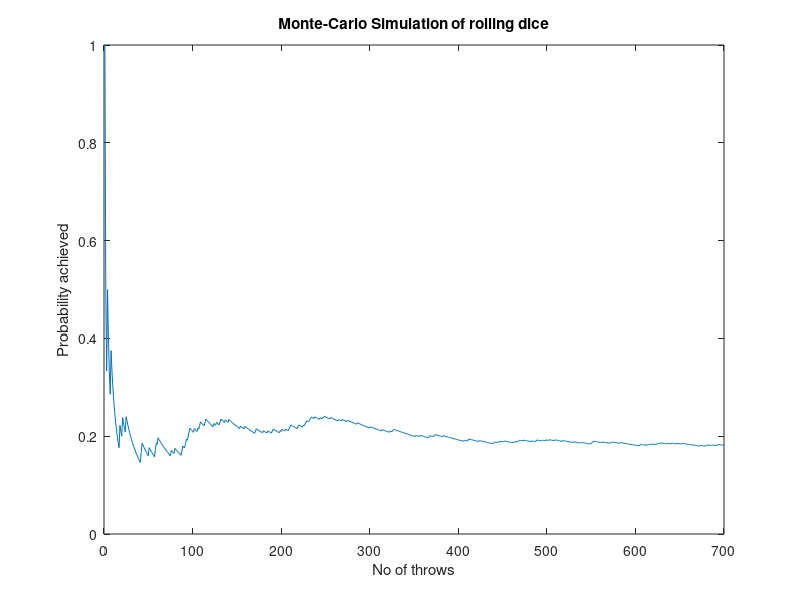

Write the MATLAB code that produced this figure.
n = 700;
m = rand(n,1);
k = zeros(n,1);
fract = zeros(n,1);
for i = 1:n
  if m(i)<.1667
    k(i) = 1;
   endif 
  if m(i)>.1667
    k(i) =0;
    endif
endfor
##Assigning outcomes to 1 if m<.1667 and 0 if m>.1667
fract(1)=k(1);
for j = 1:n-1
  fract(j+1)=fract(j)+k(j+1);
endfor
##Assigning the prob to 0
prob = zeros(n,1);
for l = 1:n
  prob(l)=fract(l)/l;
endfor
##Depicting the probability
prob;
y = 1:700;
##plotting the simulated experiment
plot(y,prob)
xlabel('No of throws');
ylabel('Probability achieved');
title('Monte-Carlo Simulation of rolling dice')